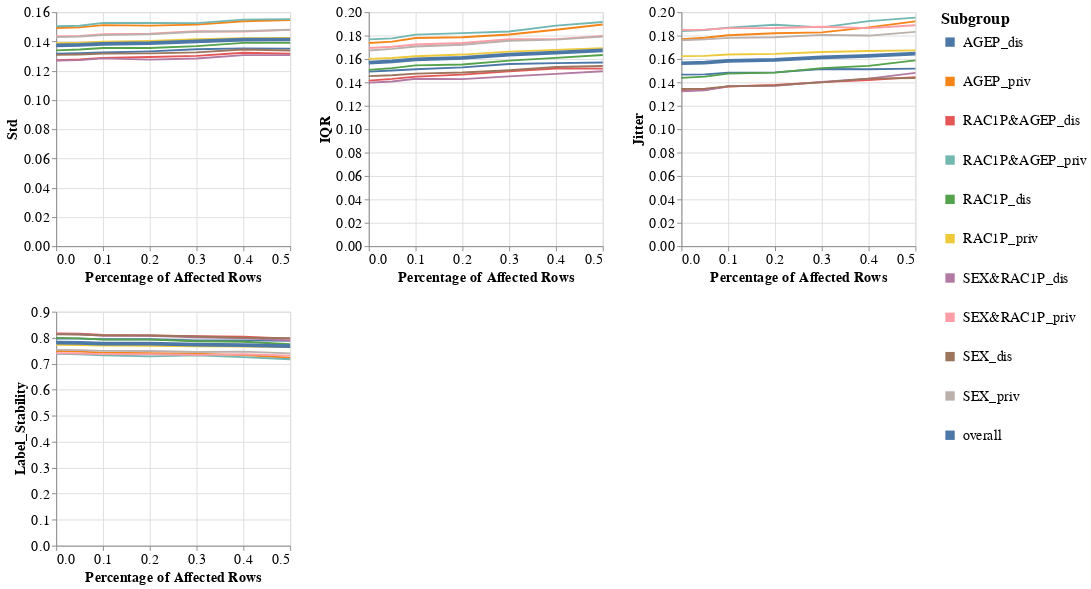

The cell this chart's notebook holds for it:
### Markdown cell above
### Subgroup metrics per dataset, experiment iteration, and model

### Code cell
visualizer.create_subgroups_grid_pct_lines_plot(model_name=MODEL_NAMES[0],
                                                target_preprocessing_technique=PREPROCESSING_TECHNIQUES[0],
                                                subgroup_metrics_type='variance')
